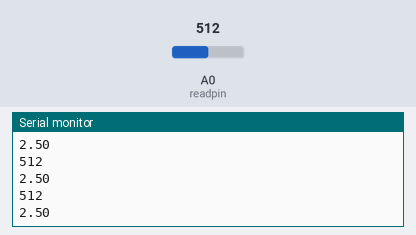
Recording of a sketch running on a simulated Arduino Uno, built with avr-gcc and run on an emulated ATmega328P. On the bench: the last lines printed to the serial monitor. The inputs (shaded band) are chosen by the test bench; at power-on: A0 (readpin) = 512.

Above: at 1.2 s.
1.3 s: A0 (readpin) set to 716
At 1.65 s:
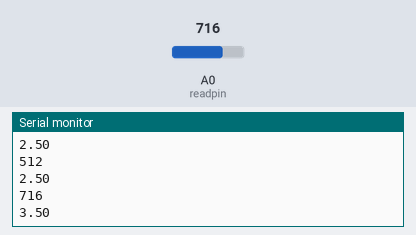
2.8 s: A0 (readpin) set to 900
At 2.91 s:
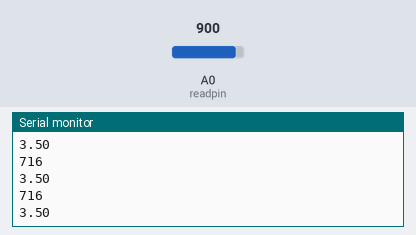
Timing chart, 0 to 5.8 s (numbered marks = the images above; inputs shaded):
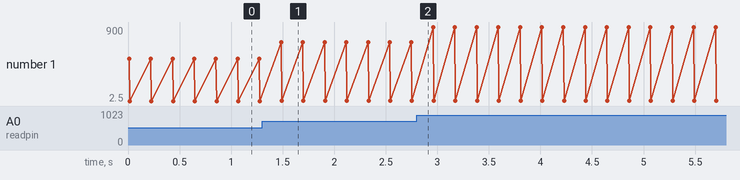

The sketch:

SerialMonitorandPotintiometer.ino
```cpp
int readpin= A0;
int  portvalue;
float voltage;

void setup() {
  // put your setup code here, to run once:
pinMode(readpin,INPUT);
Serial.begin(9600);

}

void loop() {
  // put your main code here, to run repeatedly:
portvalue= analogRead(readpin);
delay(10);

voltage =  (5./1023.)*portvalue;
Serial.println(portvalue);
Serial.println(voltage);
delay(200);

}
```

Measured:
- after the input at 1.3 s, the serial monitor: prints a new line after 0.19 s (image 1)
- plotted number 1: 2.5 → 3.5 after the input at 1.3 s, 3.5 → 4.4 after the input at 2.8 s
